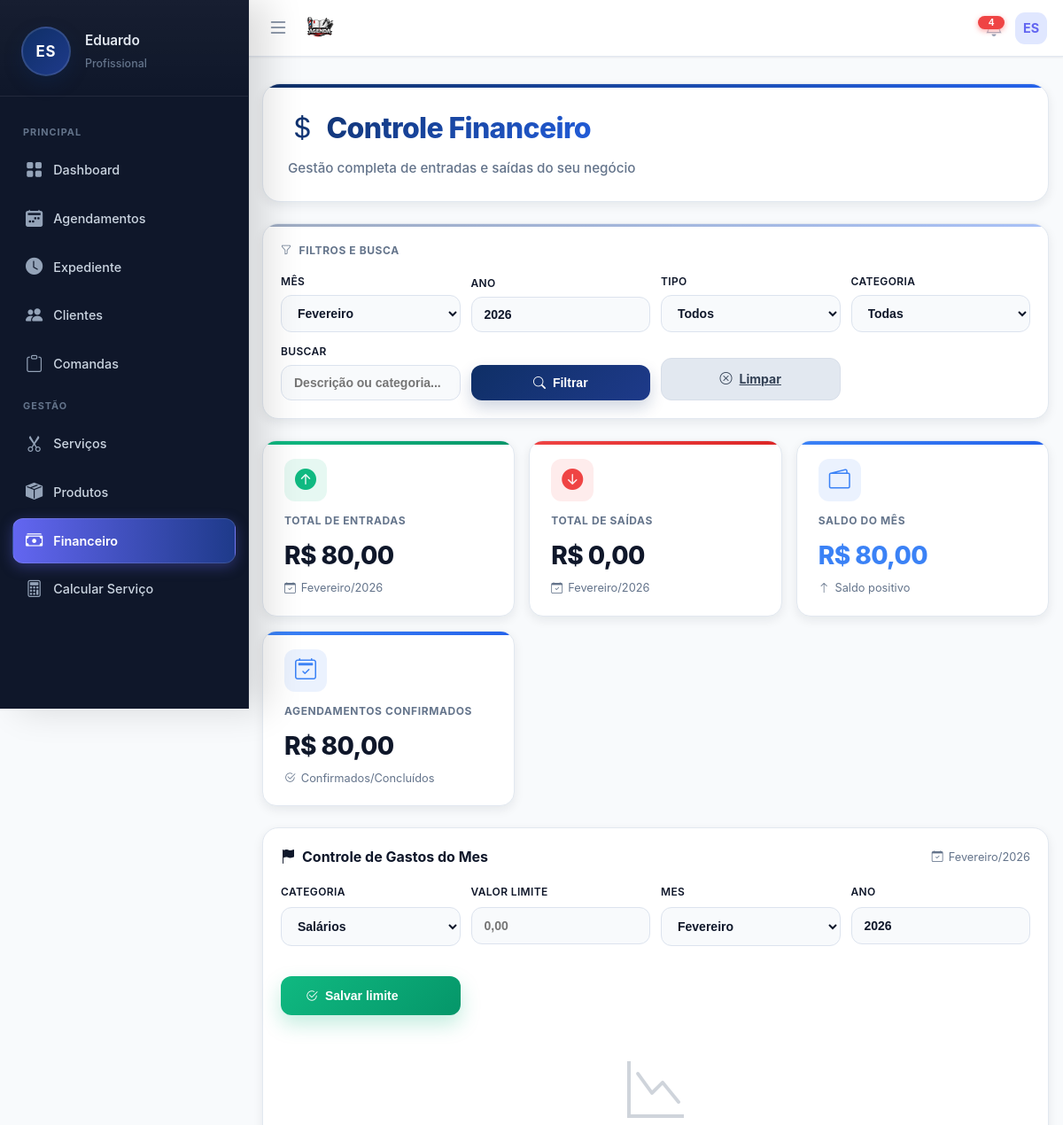
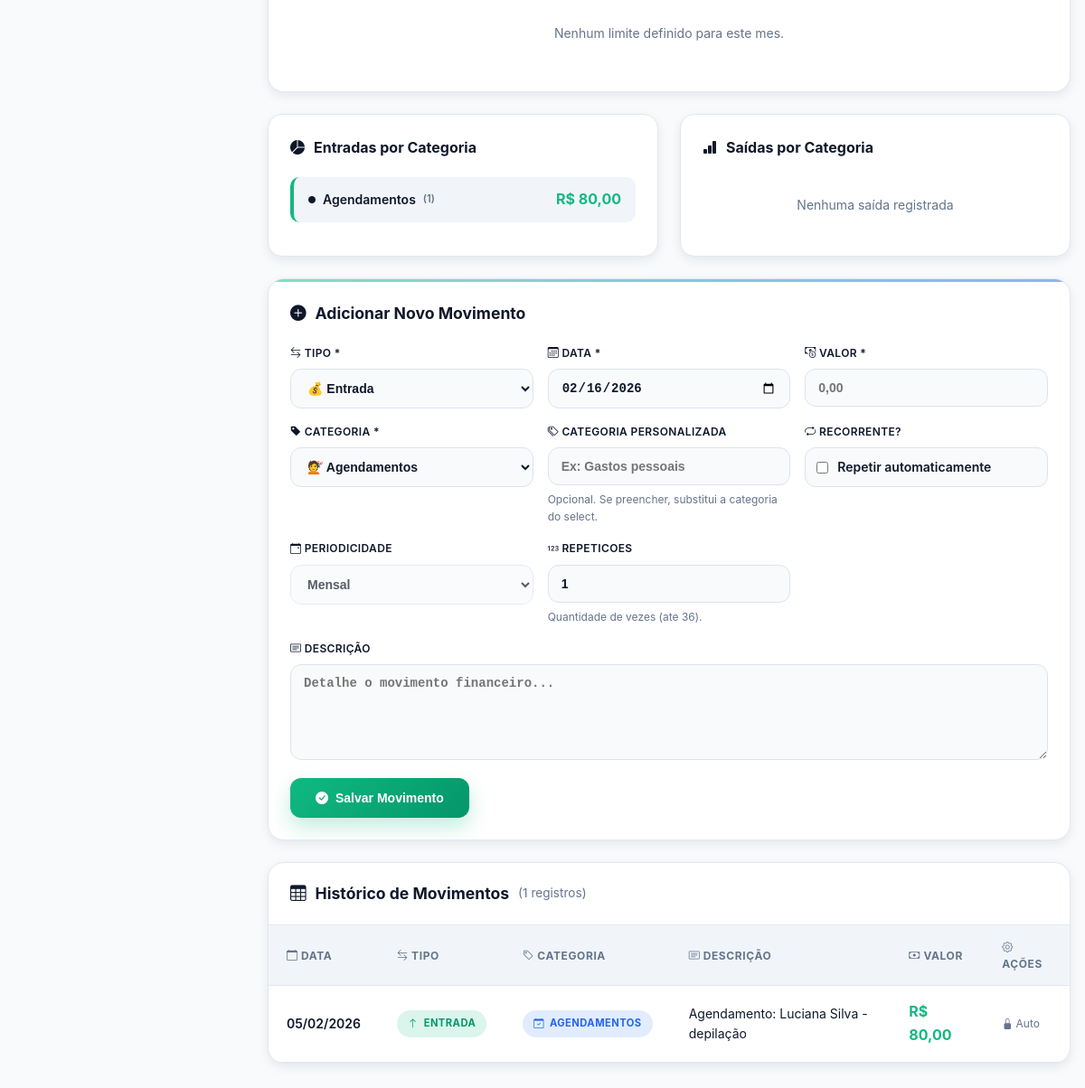
Screenshot of /pages/financeiro/financeiro.php (signed in) with the database file from the repository (2 pictures, top to bottom).
### tables this page shows
CREATE TABLE usuarios (
        id INTEGER PRIMARY KEY AUTOINCREMENT,
        nome TEXT, email TEXT, telefone TEXT, foto TEXT, biografia TEXT,
        cep TEXT, endereco TEXT, numero TEXT, bairro TEXT, cidade TEXT, estado TEXT,
        criado_em DATETIME DEFAULT CURRENT_TIMESTAMP
    , senha TEXT, estabelecimento TEXT, cor_tema TEXT DEFAULT '#4f46e5', ultimo_login DATETIME, ativo INTEGER DEFAULT 1, data_expiracao DATE, is_vitalicio INTEGER DEFAULT 0, quem_indicou TEXT, valor_mensalidade REAL DEFAULT 19.90, indicado_por TEXT, valor_mensal REAL DEFAULT 19.90, token_recuperacao TEXT, token_validade DATETIME, tipo_estabelecimento TEXT DEFAULT 'Salão de Beleza', instagram TEXT, cpf TEXT, lembrete_email_ativo INTEGER DEFAULT 0, lembrete_email_tempo INTEGER DEFAULT 4, lembrete_email_unidade TEXT DEFAULT 'horas', lembrete_email_cliente INTEGER DEFAULT 1, lembrete_email_confirmar INTEGER DEFAULT 0, lembrete_email_outro TEXT, lembrete_email_copia INTEGER DEFAULT 0, agendamento_min_antecedencia INTEGER DEFAULT 4, agendamento_min_unidade TEXT DEFAULT 'horas', receber_email_diario INTEGER DEFAULT 0, is_teste INTEGER DEFAULT 0, vendedor_id INTEGER);

CREATE TABLE financeiro_movimentos (
        id INTEGER PRIMARY KEY AUTOINCREMENT,
        user_id INTEGER NOT NULL,
        tipo TEXT NOT NULL,              -- entrada | saida
        categoria TEXT,
        descricao TEXT,
        valor REAL NOT NULL,
        data_movimento DATE NOT NULL,
        criado_em DATETIME DEFAULT CURRENT_TIMESTAMP
    , origem TEXT, referencia_id INTEGER);

### pages/financeiro/financeiro.php (the view, shortened to what the rows shown need)
<?php
include '../../includes/db.php';
$userId = $_SESSION['user_id'];
$mes = $_GET['mes'] ?? date('m');
$ano = $_GET['ano'] ?? date('Y');
$mes = str_pad((string)(int)$mes, 2, '0', STR_PAD_LEFT);
$ano = (int)$ano;
$inicioMes = "{$ano}-{$mes}-01";
$fimMes = date('Y-m-t', strtotime($inicioMes));
$whereClauses = ["user_id = ?", "data_movimento BETWEEN ? AND ?"];
$params = [$userId, $inicioMes, $fimMes];
$whereSQL = implode(' AND ', $whereClauses);
$stmtMov = $pdo->prepare("
    SELECT *
    FROM financeiro_movimentos
    WHERE {$whereSQL}
    ORDER BY data_movimento DESC, id DESC
    LIMIT 100
");
$stmtMov->execute($params);
$movimentos = $stmtMov->fetchAll();
include '../../includes/header.php';
include '../../includes/menu.php';
?>
<div class="finance-wrapper">
    <div class="page-header">
        <div>
            <h1 class="page-title">
                <i class="bi bi-currency-dollar"></i> Controle Financeiro
            </h1>
        </div>
    </div>
    <div class="table-card">
        <table class="custom-table">
            <thead>
                <tr>
                    <th><i class="bi bi-calendar"></i> Data</th>
                    <th><i class="bi bi-arrow-left-right"></i> Tipo</th>
                    <th><i class="bi bi-tag"></i> Categoria</th>
                    <th><i class="bi bi-card-text"></i> Descrição</th>
                    <th><i class="bi bi-cash"></i> Valor</th>
                    <th><i class="bi bi-gear"></i> Ações</th>
                </tr>
            </thead>
            <tbody>
                <?php if (!empty($movimentos)): ?>
                    <?php foreach ($movimentos as $mov): ?>
                        <tr>
                            <td data-label="Data" style="font-weight: 600;">
                                <?php echo date('d/m/Y', strtotime($mov['data_movimento'])); ?>
                            </td>
                            <td data-label="Tipo">
                                <span class="badge badge-<?php echo $mov['tipo']; ?>">
                                    <?php if ($mov['tipo'] === 'entrada'): ?>
                                        <i class="bi bi-arrow-up"></i> Entrada
                                    <?php else: ?>
                                        <i class="bi bi-arrow-down"></i> Saída
                                    <?php endif; ?>
                                </span>
                            </td>
                            <td data-label="Categoria">
                                <?php
                                $cat = htmlspecialchars($mov['categoria'] ?? '-');
                                if ($mov['origem'] === 'agendamento') {
                                    echo '<span class="badge badge-agendamento"><i class="bi bi-calendar-check"></i> ' . $cat . '</span>';
                                } else {
                                    echo $cat;
                                }
                                ?>
                            </td>
                            <td data-label="Descricao" style="max-width: 300px;">
                                <?php echo htmlspecialchars($mov['descricao'] ?? '-'); ?>
                            </td>
                            <td data-label="Valor" style="font-weight: 700; font-size: 1rem; color: <?php echo $mov['tipo'] === 'entrada' ? 'var(--success)' : 'var(--danger)'; ?>;">
                                R$ <?php echo number_format((float)$mov['valor'], 2, ',', '.'); ?>
                            </td>
                            <td data-label="Acoes">
                                <div style="display: flex; gap: 8px;">
                                    <?php if ($mov['origem'] !== 'agendamento'): ?>
                                        <button type="button" class="btn-action btn-edit" onclick="editarMovimento(<?php echo $mov['id']; ?>)">
                                            <i class="bi bi-pencil-square"></i> Editar
                                        </button>
                                        <form method="POST" style="display: inline;" onsubmit="return confirm('Tem certeza que deseja excluir este movimento?');">
                                            <input type="hidden" name="acao" value="excluir">
                                            <input type="hidden" name="id" value="<?php echo $mov['id']; ?>">
                                            <button type="submit" class="btn-action btn-delete">
                                                <i class="bi bi-trash3-fill"></i> Excluir
                                            </button>
                                        </form>
                                    <?php else: ?>
                                        <span style="color: var(--text-muted); font-size: 0.75rem;">
                                            <i class="bi bi-lock-fill"></i> Auto
                                        </span>
                                    <?php endif; ?>
                                </div>
                            </td>
                        </tr>
                    <?php endforeach; ?>
                <?php endif; ?>
            </tbody>
        </table>
    </div>
</div>
<?php include '../../includes/footer.php'; ?>

### includes/menu.php (shortened to what the rows shown need)
<?php
$userRole  = 'Profissional';
$iniciais  = 'V';
$firstName = 'Visitante';
if (isset($pdo) && isset($_SESSION['user_id'])) {
    $stmtUser = $pdo->prepare("SELECT nome, email, estabelecimento FROM usuarios WHERE id = ? LIMIT 1");
    $stmtUser->execute([$_SESSION['user_id']]);
    $dadoUsuario = $stmtUser->fetch(PDO::FETCH_ASSOC);
    if ($dadoUsuario && !empty($dadoUsuario['nome'])) {
        $userName = $dadoUsuario['nome'];
        $partesNome = explode(' ', trim($userName));
        $firstName  = $partesNome[0];
        $primeiraLetra = mb_substr($partesNome[0], 0, 1);
        $ultimaLetra   = '';
        if (count($partesNome) > 1) {
            $ultimoNome  = end($partesNome);
            $ultimaLetra = mb_substr($ultimoNome, 0, 1);
        }
        $iniciais = strtoupper($primeiraLetra . $ultimaLetra);
    }
}
?>
<link rel="stylesheet" href="https://cdn.jsdelivr.net/npm/bootstrap-icons@1.11.3/font/bootstrap-icons.min.css">
<nav class="app-navbar">
    <div style="display:flex; align-items:center; gap:10px;">
        <div style="position:relative;">
            <div class="navbar-avatar" id="userAvatarBtn">
                <?php echo $iniciais; ?>
            </div>
        </div>
    </div>
</nav>
<aside class="app-sidebar" id="sidebar">
    <div class="sidebar-header">
        <div class="avatar-circle">
            <?php echo $iniciais; ?>
        </div>
        <div class="user-info">
            <h4><?php echo htmlspecialchars($firstName); ?></h4>
            <span><?php echo htmlspecialchars($userRole); ?></span>
        </div>
    </div>
</aside>

### rows the page displays
usuarios: nome "ES", nome "Eduardo"
financeiro_movimentos: data_movimento "05/02/2026", tipo "entrada" (drawn), categoria "AGENDAMENTOS", descricao "Agendamento: Luciana Silva - depilação", valor "80,00", origem "agendamento" (drawn)

### other values shown
$notificacoesNaoLidas "4"
$userRole "Profissional"
$totalEntradas "80,00"
$meses[$mes] "Fevereiro"
$ano "2026"
$totalSaidas "0,00"
$saldoMes "80,00"
$faturamentoAgenda "80,00"
$cat['categoria'] ?: 'Sem categoria' "Agendamentos"
$cat['quantidade'] "1"
$cat['total'] "80,00"
count($movimentos) "1"
form field mes "Fevereiro"
form field categoria_orcamento "Salários"
form field mes_orcamento "Fevereiro"
